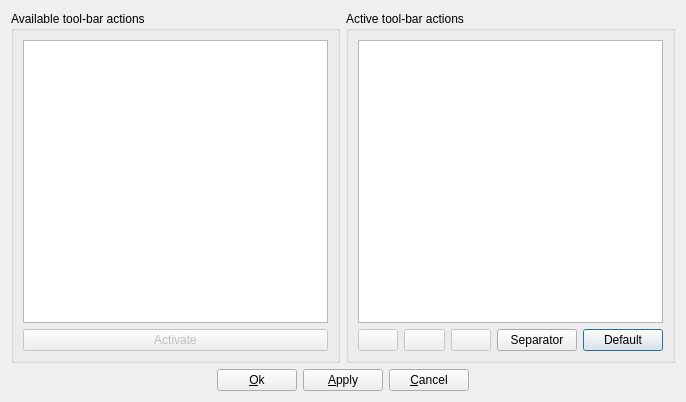
<?xml version="1.0" encoding="UTF-8"?>
<ui version="4.0">
 <class>ToolBarCustomizer</class>
 <widget class="QDialog" name="ToolBarCustomizer">
  <property name="geometry">
   <rect>
    <x>0</x>
    <y>0</y>
    <width>686</width>
    <height>402</height>
   </rect>
  </property>
  <property name="windowTitle">
   <string>Customize tool-bar</string>
  </property>
  <layout class="QGridLayout" name="gridLayout">
   <item row="0" column="0">
    <widget class="QGroupBox" name="groupBoxAvailableActions">
     <property name="sizePolicy">
      <sizepolicy hsizetype="Expanding" vsizetype="Preferred">
       <horstretch>0</horstretch>
       <verstretch>0</verstretch>
      </sizepolicy>
     </property>
     <property name="title">
      <string>Available tool-bar actions</string>
     </property>
     <layout class="QGridLayout" name="gridLayoutAvailableActions">
      <item row="0" column="0">
       <widget class="QListWidget" name="listWidgetAvailableActions">
        <property name="toolTip">
         <string>List of available tool-bar actions</string>
        </property>
        <property name="selectionMode">
         <enum>QAbstractItemView::ExtendedSelection</enum>
        </property>
        <property name="textElideMode">
         <enum>Qt::ElideMiddle</enum>
        </property>
       </widget>
      </item>
      <item row="1" column="0">
       <widget class="QPushButton" name="pushButtonActivateActions">
        <property name="enabled">
         <bool>false</bool>
        </property>
        <property name="sizePolicy">
         <sizepolicy hsizetype="Minimum" vsizetype="Minimum">
          <horstretch>0</horstretch>
          <verstretch>0</verstretch>
         </sizepolicy>
        </property>
        <property name="toolTip">
         <string>Activate selected tool-bar actions</string>
        </property>
        <property name="text">
         <string>Activate</string>
        </property>
        <property name="icon">
         <iconset resource="qmc2.qrc">
          <normaloff>:/data/img/right_action.png</normaloff>:/data/img/right_action.png</iconset>
        </property>
        <property name="autoDefault">
         <bool>false</bool>
        </property>
       </widget>
      </item>
     </layout>
    </widget>
   </item>
   <item row="0" column="1">
    <widget class="QGroupBox" name="groupBoxActiveActions">
     <property name="sizePolicy">
      <sizepolicy hsizetype="Expanding" vsizetype="Preferred">
       <horstretch>0</horstretch>
       <verstretch>0</verstretch>
      </sizepolicy>
     </property>
     <property name="title">
      <string>Active tool-bar actions</string>
     </property>
     <layout class="QGridLayout" name="gridLayoutActiveActions">
      <item row="0" column="0" colspan="5">
       <widget class="QListWidget" name="listWidgetActiveActions">
        <property name="toolTip">
         <string>List of active tool-bar actions and their order</string>
        </property>
        <property name="selectionMode">
         <enum>QAbstractItemView::ExtendedSelection</enum>
        </property>
        <property name="textElideMode">
         <enum>Qt::ElideMiddle</enum>
        </property>
       </widget>
      </item>
      <item row="1" column="0">
       <widget class="QPushButton" name="pushButtonDeactivateActions">
        <property name="enabled">
         <bool>false</bool>
        </property>
        <property name="sizePolicy">
         <sizepolicy hsizetype="Minimum" vsizetype="Minimum">
          <horstretch>0</horstretch>
          <verstretch>0</verstretch>
         </sizepolicy>
        </property>
        <property name="toolTip">
         <string>Deactivate selected tool-bar actions</string>
        </property>
        <property name="icon">
         <iconset resource="qmc2.qrc">
          <normaloff>:/data/img/left_action.png</normaloff>:/data/img/left_action.png</iconset>
        </property>
        <property name="autoDefault">
         <bool>false</bool>
        </property>
       </widget>
      </item>
      <item row="1" column="1">
       <widget class="QPushButton" name="pushButtonActionUp">
        <property name="enabled">
         <bool>false</bool>
        </property>
        <property name="sizePolicy">
         <sizepolicy hsizetype="Minimum" vsizetype="Minimum">
          <horstretch>0</horstretch>
          <verstretch>0</verstretch>
         </sizepolicy>
        </property>
        <property name="toolTip">
         <string>Move selected action up</string>
        </property>
        <property name="icon">
         <iconset resource="qmc2.qrc">
          <normaloff>:/data/img/up_action.png</normaloff>:/data/img/up_action.png</iconset>
        </property>
        <property name="autoRepeat">
         <bool>true</bool>
        </property>
        <property name="autoDefault">
         <bool>false</bool>
        </property>
       </widget>
      </item>
      <item row="1" column="2">
       <widget class="QPushButton" name="pushButtonActionDown">
        <property name="enabled">
         <bool>false</bool>
        </property>
        <property name="sizePolicy">
         <sizepolicy hsizetype="Minimum" vsizetype="Minimum">
          <horstretch>0</horstretch>
          <verstretch>0</verstretch>
         </sizepolicy>
        </property>
        <property name="toolTip">
         <string>Move selected action down</string>
        </property>
        <property name="icon">
         <iconset resource="qmc2.qrc">
          <normaloff>:/data/img/down_action.png</normaloff>:/data/img/down_action.png</iconset>
        </property>
        <property name="autoRepeat">
         <bool>true</bool>
        </property>
        <property name="autoDefault">
         <bool>false</bool>
        </property>
       </widget>
      </item>
      <item row="1" column="3">
       <widget class="QPushButton" name="pushButtonInsertSeparator">
        <property name="enabled">
         <bool>true</bool>
        </property>
        <property name="sizePolicy">
         <sizepolicy hsizetype="Minimum" vsizetype="Minimum">
          <horstretch>0</horstretch>
          <verstretch>0</verstretch>
         </sizepolicy>
        </property>
        <property name="toolTip">
         <string>Insert a separator line</string>
        </property>
        <property name="text">
         <string>Separator</string>
        </property>
        <property name="icon">
         <iconset resource="qmc2.qrc">
          <normaloff>:/data/img/plus.png</normaloff>:/data/img/plus.png</iconset>
        </property>
        <property name="autoDefault">
         <bool>false</bool>
        </property>
       </widget>
      </item>
      <item row="1" column="4">
       <widget class="QPushButton" name="pushButtonDefault">
        <property name="sizePolicy">
         <sizepolicy hsizetype="Minimum" vsizetype="Minimum">
          <horstretch>0</horstretch>
          <verstretch>0</verstretch>
         </sizepolicy>
        </property>
        <property name="toolTip">
         <string>Reset tool-bar actions to default configuration</string>
        </property>
        <property name="text">
         <string>Default</string>
        </property>
        <property name="icon">
         <iconset resource="qmc2.qrc">
          <normaloff>:/data/img/broom.png</normaloff>:/data/img/broom.png</iconset>
        </property>
       </widget>
      </item>
     </layout>
    </widget>
   </item>
   <item row="1" column="0" colspan="2">
    <layout class="QHBoxLayout" name="horizontalLayout">
     <item>
      <spacer name="horizontalSpacer1">
       <property name="orientation">
        <enum>Qt::Horizontal</enum>
       </property>
       <property name="sizeHint" stdset="0">
        <size>
         <width>208</width>
         <height>20</height>
        </size>
       </property>
      </spacer>
     </item>
     <item>
      <widget class="QPushButton" name="pushButtonOk">
       <property name="toolTip">
        <string>Apply tool-bar setup and close dialog</string>
       </property>
       <property name="text">
        <string>&amp;Ok</string>
       </property>
       <property name="icon">
        <iconset resource="qmc2.qrc">
         <normaloff>:/data/img/yes.png</normaloff>:/data/img/yes.png</iconset>
       </property>
       <property name="autoDefault">
        <bool>false</bool>
       </property>
      </widget>
     </item>
     <item>
      <widget class="QPushButton" name="pushButtonApply">
       <property name="toolTip">
        <string>Apply tool-bar setup</string>
       </property>
       <property name="text">
        <string>&amp;Apply</string>
       </property>
       <property name="icon">
        <iconset resource="qmc2.qrc">
         <normaloff>:/data/img/filesave.png</normaloff>:/data/img/filesave.png</iconset>
       </property>
       <property name="autoDefault">
        <bool>false</bool>
       </property>
      </widget>
     </item>
     <item>
      <widget class="QPushButton" name="pushButtonCancel">
       <property name="toolTip">
        <string>Cancel tool-bar setup and close dialog</string>
       </property>
       <property name="text">
        <string>&amp;Cancel</string>
       </property>
       <property name="icon">
        <iconset resource="qmc2.qrc">
         <normaloff>:/data/img/no.png</normaloff>:/data/img/no.png</iconset>
       </property>
      </widget>
     </item>
     <item>
      <spacer name="horizontalSpacer2">
       <property name="orientation">
        <enum>Qt::Horizontal</enum>
       </property>
       <property name="sizeHint" stdset="0">
        <size>
         <width>208</width>
         <height>20</height>
        </size>
       </property>
      </spacer>
     </item>
    </layout>
   </item>
  </layout>
 </widget>
 <tabstops>
  <tabstop>listWidgetAvailableActions</tabstop>
  <tabstop>listWidgetActiveActions</tabstop>
  <tabstop>pushButtonActivateActions</tabstop>
  <tabstop>pushButtonDeactivateActions</tabstop>
  <tabstop>pushButtonActionUp</tabstop>
  <tabstop>pushButtonActionDown</tabstop>
  <tabstop>pushButtonInsertSeparator</tabstop>
  <tabstop>pushButtonDefault</tabstop>
  <tabstop>pushButtonOk</tabstop>
  <tabstop>pushButtonApply</tabstop>
  <tabstop>pushButtonCancel</tabstop>
 </tabstops>
 <resources>
  <include location="qmc2.qrc"/>
 </resources>
 <connections/>
</ui>
